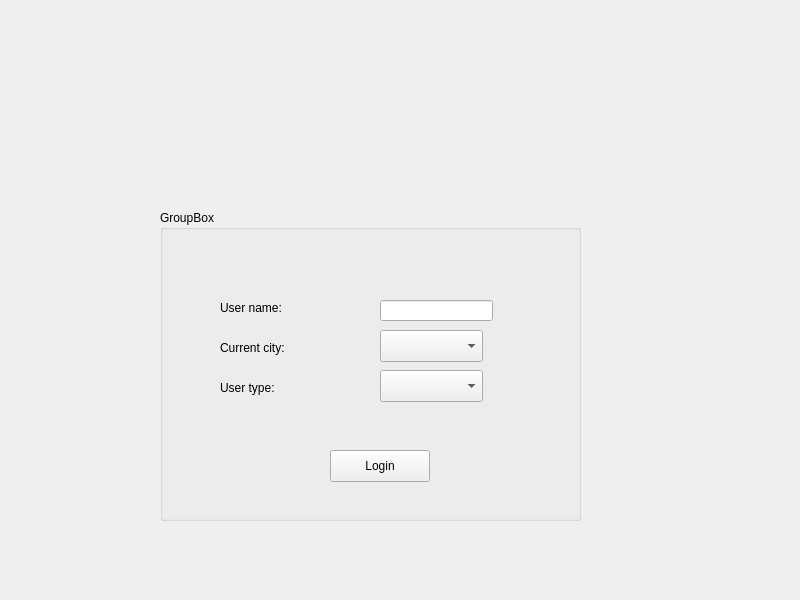
<?xml version="1.0" encoding="UTF-8"?>
<ui version="4.0">
 <class>login</class>
 <widget class="QWidget" name="login">
  <property name="geometry">
   <rect>
    <x>0</x>
    <y>0</y>
    <width>800</width>
    <height>600</height>
   </rect>
  </property>
  <property name="font">
   <font>
    <family>.AppleSystemUIFont</family>
   </font>
  </property>
  <property name="windowTitle">
   <string>login</string>
  </property>
  <widget class="QGroupBox" name="groupBox">
   <property name="geometry">
    <rect>
     <x>160</x>
     <y>210</y>
     <width>421</width>
     <height>311</height>
    </rect>
   </property>
   <property name="title">
    <string>GroupBox</string>
   </property>
   <widget class="QPushButton" name="pushButton">
    <property name="geometry">
     <rect>
      <x>170</x>
      <y>240</y>
      <width>100</width>
      <height>32</height>
     </rect>
    </property>
    <property name="text">
     <string>Login</string>
    </property>
   </widget>
   <widget class="QLineEdit" name="user_name">
    <property name="geometry">
     <rect>
      <x>220</x>
      <y>90</y>
      <width>113</width>
      <height>21</height>
     </rect>
    </property>
   </widget>
   <widget class="QLabel" name="label">
    <property name="geometry">
     <rect>
      <x>60</x>
      <y>90</y>
      <width>71</width>
      <height>16</height>
     </rect>
    </property>
    <property name="text">
     <string>User name:</string>
    </property>
   </widget>
   <widget class="QLabel" name="label_2">
    <property name="geometry">
     <rect>
      <x>60</x>
      <y>170</y>
      <width>81</width>
      <height>16</height>
     </rect>
    </property>
    <property name="text">
     <string>User type: </string>
    </property>
   </widget>
   <widget class="QComboBox" name="comboBox">
    <property name="geometry">
     <rect>
      <x>220</x>
      <y>160</y>
      <width>103</width>
      <height>32</height>
     </rect>
    </property>
   </widget>
   <widget class="QLabel" name="label_3">
    <property name="geometry">
     <rect>
      <x>60</x>
      <y>130</y>
      <width>81</width>
      <height>16</height>
     </rect>
    </property>
    <property name="text">
     <string>Current city: </string>
    </property>
   </widget>
   <widget class="QComboBox" name="city_name">
    <property name="geometry">
     <rect>
      <x>220</x>
      <y>120</y>
      <width>103</width>
      <height>32</height>
     </rect>
    </property>
   </widget>
  </widget>
 </widget>
 <resources/>
 <connections/>
</ui>
